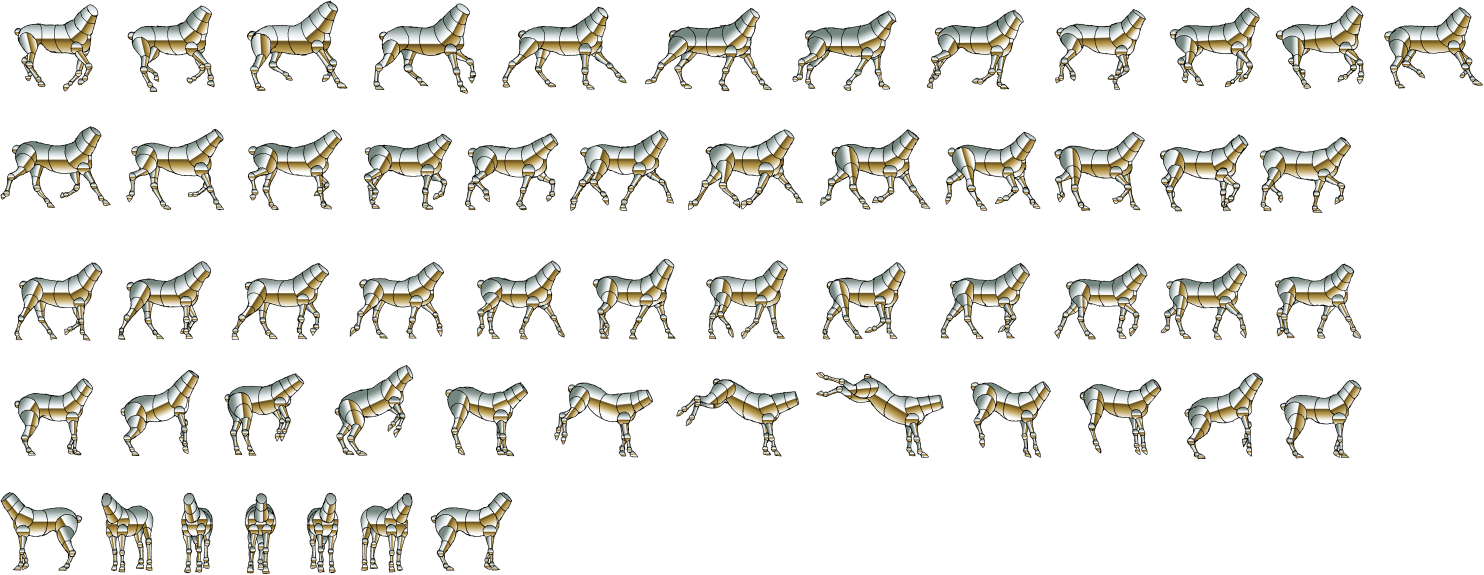
#> input picture assets-v2/beatemup-dungeon/horse-coconutbash.png, 4451 x 1724 px, found by its file name (shown at 1/3 size)
$ python shrink-master.py assets-v2/beatemup-dungeon/horse-coconutbash.png --scale 0.25
#> lines starting #> are read from the running program, lines starting #| are printed output that depends on the picture
#!/usr/bin/env python3
"""Crop and downscale a MASTER sprite sheet, in place or to a new file.

The masters in assets-v2/ are artist exports at print resolution -- the horse
boss arrived at 27329x7922 and 17MB -- and nothing needs them at that size. The
cutters read them, and what the cutters produce is what the game loads, so a
master only has to carry enough pixels that no frame is ever UPSCALED on its way
to the screen. Everything above that is repository weight.

This is a tool rather than a one-off command for the usual reason: if the artist
re-exports a sheet, the reduction has to happen again the same way. Re-run it,
do not hand-resize.

  python3 tools/shrink-master.py assets-v2/beatemup-dungeon/horse-coconutbash.png --scale 0.25
  python3 tools/shrink-master.py assets-v2/beatemup-dungeon/intro-background.jpg --max-dim 2400 --quality 88

⚠️ `--max-dim` IS USUALLY THE RIGHT KNOB FOR A PHOTO, AND 2400 IS NOT ARBITRARY.
Anything loaded through the manifest as `big` is decoded and downscaled to
`CONFIG.bigTextureCap` (2400) at load time -- so pixels past that are thrown away
by the game every single run, having been paid for in the download. The intro
background arrived 4000x3000 and 6.6MB; at 2400x1800 q88 it is 1.55MB and, at
the size the game actually draws it, indistinguishable from the original.

⚠️ IT OVERWRITES BY DEFAULT AND THE LOSS IS PERMANENT. --out writes elsewhere,
--dry-run measures and writes nothing. Check the numbers before committing to a
scale: the frame heights it prints are the ceiling on how large that character
can ever be drawn.

TWO THINGS THAT WOULD FAIL SILENTLY:

  * RESAMPLING RGBA DIRECTLY *CAN* PUT A HALO ON EVERY EDGE -- though it did
    not on the horse. A transparent pixel still carries colour, and resizing the
    four channels independently gives every edge pixel a share of colour from
    pixels that were invisible. On a sheet where that hidden colour differs from
    the art it reads as a fringe: invisible in a thumbnail, obvious once
    composited on the dark belt. So this premultiplies, resizes, and
    un-premultiplies, which makes an invisible pixel contribute exactly nothing.

    MEASURED ON THE HORSE, IT CHANGED NOTHING, and the reason is worth knowing
    before trusting the next sheet. That export carries a clean BLACK MATTE
    hugging the art -- RGB 0.5 +/- 11.7 in the 6px just outside the edges -- and
    the stray 185-grey that fills 89% of the canvas sits 40px away and beyond,
    far outside what a 4x Lanczos kernel can reach. Across all 86,349 edge
    pixels the naive and premultiplied results differ by at most 1, and no pixel
    differs by more than 8. So this is insurance, not a fix: it costs one pass
    and it is the correct operation, but do not assume it is what made a sheet
    come out clean. An export matted on WHITE, or one where the artist's colour
    layer runs past the alpha mask, is where it earns its keep.

  * LANCZOS OVERSHOOTS, and un-premultiplying divides by alpha. A ringing
    highlight next to a hard edge can land above 255 or below 0 before the
    division, and a near-zero alpha then multiplies that error up into a bright
    speck. Both ends are clamped, and the un-premultiply is guarded on alpha.

CROPPING IS SAFE HERE, AND WORTH ALMOST NOTHING. The cutters find every frame by
its own content bbox, so no downstream coordinate depends on where the art sits
in the canvas. It is done anyway because it costs nothing -- but do not expect
it to shrink the FILE: PNG already compresses a blank region to almost zero, and
on the horse sheet cropping a third of the width off saved 0.8MB of 18. The size
is the drawn pixels. The only real lever is --scale.
"""

import argparse
import os
import sys

import numpy as np
from PIL import Image

Image.MAX_IMAGE_PIXELS = None      # these are artist exports; the guard is noise


def content_box(alpha, thresh, margin):
    """Bounding box of everything visible, grown by `margin` and clamped."""
    ys, xs = np.nonzero(alpha > thresh)
    if not len(xs):
        return None
    h, w = alpha.shape
    return (max(0, int(xs.min()) - margin), max(0, int(ys.min()) - margin),
            min(w, int(xs.max()) + 1 + margin), min(h, int(ys.max()) + 1 + margin))


def resize_premultiplied(im, size):
    """Resize RGBA correctly: premultiply, resample, un-premultiply.

    See the header. Resampling RGB and A independently lets colour from fully
    transparent pixels leak into the edges of the art.
    """
    a = np.asarray(im, dtype=np.float32)
    alpha = a[:, :, 3:4] / 255.0
    premul = a[:, :, :3] * alpha

    pm = Image.fromarray(np.clip(premul, 0, 255).astype(np.uint8), 'RGB') \
              .resize(size, Image.LANCZOS)
    al = Image.fromarray(a[:, :, 3].astype(np.uint8), 'L') \
              .resize(size, Image.LANCZOS)

    pm = np.asarray(pm, dtype=np.float32)
    al = np.asarray(al, dtype=np.float32)
    # Guarded: alpha 0 means the colour is arbitrary, so leave it at zero rather
    # than dividing a rounding error by a rounding error.
    safe = np.maximum(al, 1.0)[:, :, None] / 255.0
    rgb = np.where(al[:, :, None] > 0, pm / safe, 0.0)

    out = np.zeros((size[1], size[0], 4), dtype=np.uint8)
    out[:, :, :3] = np.clip(rgb, 0, 255).astype(np.uint8)
    out[:, :, 3] = np.clip(al, 0, 255).astype(np.uint8)
    return Image.fromarray(out, 'RGBA')


def rows_of(alpha, thresh):
    """Row bands, for the report. Not used for cutting -- that is the cutters'
       job -- but the per-row frame height is the number that decides whether a
       scale is too aggressive, so it is worth printing before overwriting."""
    flags = (alpha > thresh).any(axis=1)
    out, start = [], None
    for i, v in enumerate(flags):
        if v and start is None:
            start = i
        elif not v and start is not None:
            out.append((start, i - 1))
            start = None
    if start is not None:
        out.append((start, len(flags) - 1))
    return out


def main():
    ap = argparse.ArgumentParser()
    ap.add_argument('path')
    ap.add_argument('--scale', type=float,
                    help='fraction of the cropped size to keep, e.g. 0.25')
    ap.add_argument('--max-dim', type=int,
                    help='scale so the longest side is this, e.g. 2400. Use for '
                         'photos; see the note about bigTextureCap.')
    ap.add_argument('--quality', type=int, default=88,
                    help='JPEG/WebP quality (default 88). Ignored for PNG.')
    ap.add_argument('--out', help='write here instead of overwriting `path`')
    ap.add_argument('--margin', type=int, default=8,
                    help='transparent px kept around the content (default 8)')
    ap.add_argument('--alpha', type=int, default=8,
                    help='alpha above which a pixel counts as content')
    ap.add_argument('--no-crop', action='store_true')
    ap.add_argument('--dry-run', action='store_true')
    args = ap.parse_args()

    if (args.scale is None) == (args.max_dim is None):
        sys.exit('give exactly one of --scale or --max-dim')
    if args.scale is not None and not (0 < args.scale <= 1):
        sys.exit('--scale must be in (0, 1]')
    if not os.path.exists(args.path):
        sys.exit(f'missing {args.path}')

    before_bytes = os.path.getsize(args.path)
    src = Image.open(args.path)
#> src is the input picture: PIL image 4451x1724 RGBA; mean R, G, B, A 28.9, 28.3, 24.6, 48
    # A PHOTO HAS NO ALPHA, and forcing one on costs a third more pixels for a
    # channel that is all 255 -- and would make a JPEG unsaveable. The alpha
    # crop and the premultiplied resize only mean anything on a cut-out.
    has_alpha = src.mode in ('RGBA', 'LA') or 'transparency' in src.info
#> has_alpha = True
    im = src.convert('RGBA') if has_alpha else src.convert('RGB')
    print(f'{args.path}')
    print(f'  in   {im.size[0]}x{im.size[1]}  {before_bytes / 1e6:.2f} MB')
#|   in   4451x1724  3.20 MB

    alpha = np.asarray(im)[:, :, 3] if has_alpha else None
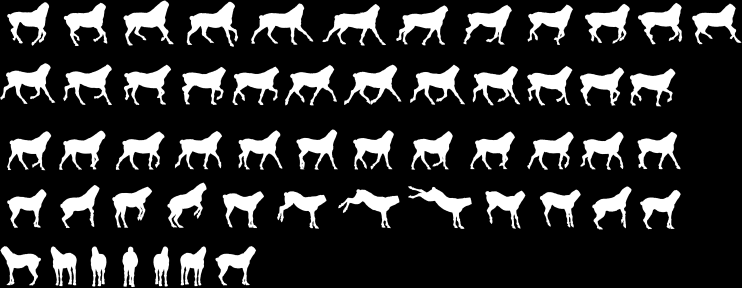
#> alpha: shape (1724, 4451) (shown at 1/6 size); min 0, max 255, mean 48
    if has_alpha and not args.no_crop:
        box = content_box(alpha, args.alpha, args.margin)
#> box = (0, 0, 4451, 1724)
        if box is None:
            sys.exit('nothing visible in this image')
        if box != (0, 0, im.width, im.height):
            im = im.crop(box)
            print(f'  crop {im.size[0]}x{im.size[1]}  '
                  f'(dropped {box[0]}L {box[1]}T '
                  f'{alpha.shape[1] - box[2]}R {alpha.shape[0] - box[3]}B)')

    scale = args.scale if args.scale is not None else \
        min(1.0, args.max_dim / max(im.width, im.height))

    size = (max(1, round(im.width * scale)), max(1, round(im.height * scale)))
    if scale == 1.0:
        out = im
    elif has_alpha:
        out = resize_premultiplied(im, size)
#> in resize_premultiplied, `premul = a[:, :, :3] * alpha`:
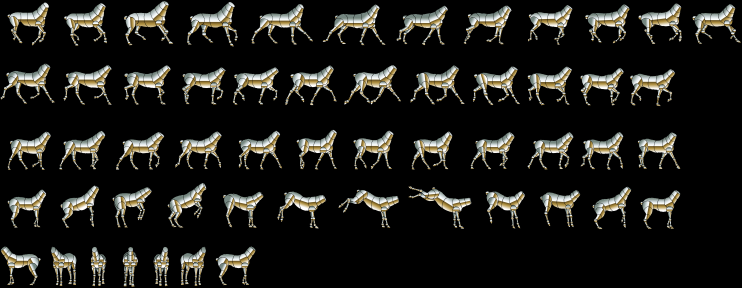
#> premul: shape (1724, 4451, 3) float32 (shown at 1/6 size); mean R, G, B 28.9, 28.3, 24.5
#> in resize_premultiplied, `pm = Image.fromarray(np.clip(premul, 0, 255).astype(np.uint8), 'RGB') ..`:
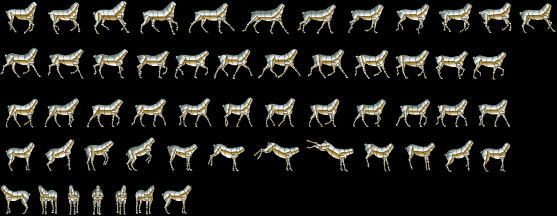
#> pm: PIL image 1113x431 RGB (shown at 1/2 size); mean R, G, B 29.1, 28.5, 24.7
#> in resize_premultiplied, `al = Image.fromarray(a[:, :, 3].astype(np.uint8), 'L') \ .resize(size,..`:
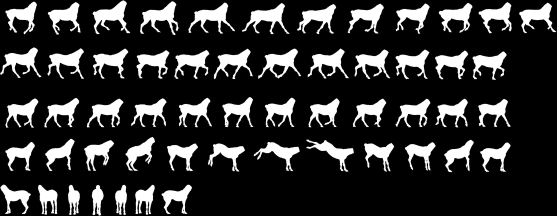
#> al: PIL image 1113x431 L (shown at 1/2 size); min 0, max 255, mean 48
#> in resize_premultiplied, `rgb = np.where(al[:, :, None] > 0, pm / safe, 0.0)`:
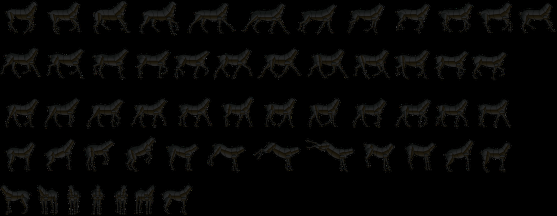
#> rgb: shape (431, 1113, 3) float32 (shown at 1/2 size); mean R, G, B 32.7, 32, 27.8; drawn with min black and max white
#> in resize_premultiplied, `out[:, :, 3] = np.clip(al, 0, 255).astype(np.uint8)`:
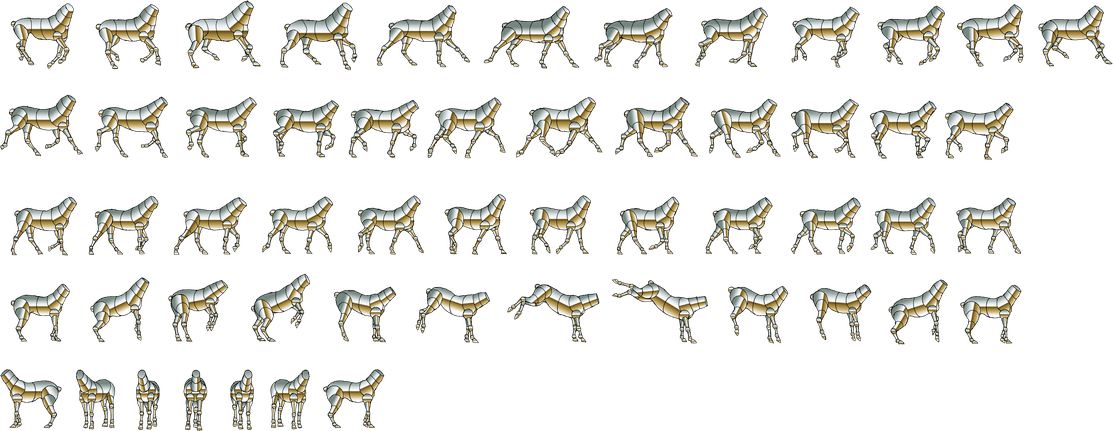
#> out: shape (431, 1113, 4); mean R, G, B, A 31.7, 31.1, 27, 48; transparent parts drawn white
    else:
        # No alpha, so nothing can bleed out of it: a plain resample is correct
        # and there is no premultiply to undo.
        out = im.resize(size, Image.LANCZOS)
    print(f'  out  {size[0]}x{size[1]}  at scale {round(scale, 4)}')
#|   out  1113x431  at scale 0.25

    if has_alpha:
        rows = rows_of(np.asarray(im)[:, :, 3], args.alpha)
#> the loop in rows_of, `for i, v in enumerate(flags):` made 1724 passes
#> v on passes 1 to 8: False, False, True, True, True, True, True, True
#> after the loop in rows_of, `for i, v in enumerate(flags):`: out = [(2, 280), (378, 638), (776, 1021), (1094, 1377), (1476, 1722)]
#> rows has the same summary as out in rows_of
        print(f'  {len(rows)} row bands; frame heights become '
              + ', '.join(str(round((b - a + 1) * scale)) for a, b in rows) + ' px')
#|   5 row bands; frame heights become 70, 65, 62, 71, 62 px
        print('  ^ that is the CEILING on how large this character can be drawn '
              'without upscaling')

    if args.dry_run:
        print('  dry run, nothing written')
        return

    dest = args.out or args.path
    ext = os.path.splitext(dest)[1].lower()
    if ext in ('.jpg', '.jpeg'):
        out.save(dest, 'JPEG', quality=args.quality, optimize=True, progressive=True)
    elif ext == '.webp':
        out.save(dest, 'WEBP', quality=args.quality, method=6)
    else:
        out.save(dest, optimize=True)
    after = os.path.getsize(dest)
    print(f'  wrote {dest}  {after / 1e6:.2f} MB  '
          f'({before_bytes / after:.1f}x smaller)')


if __name__ == '__main__':
    main()
